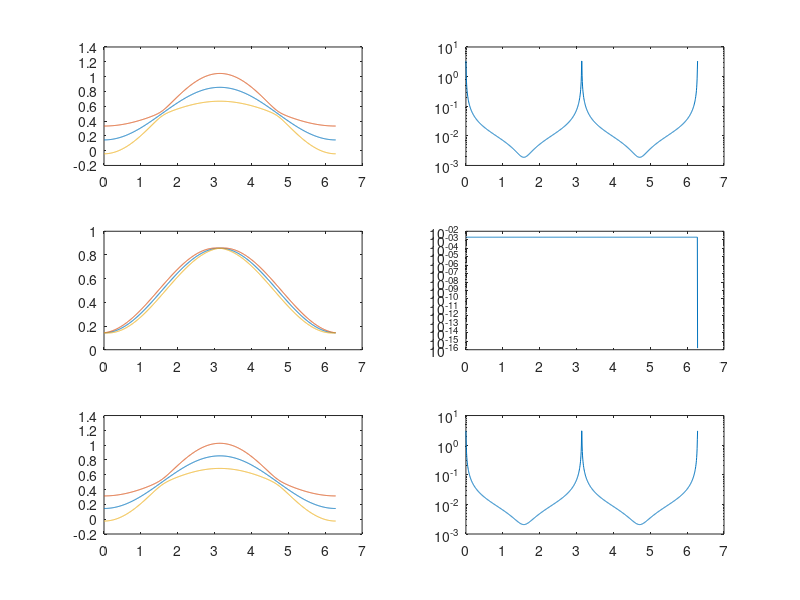

This figure's MATLAB source:
J = 50;
N = 2*J;


x = linspace(0, 2*pi, 1000);

subplot(3,2,1);
a = -0.9;
J_z = 2*a/(1+a^2)*sqrt(J*(J+1)/2) *cos(x);
D_jz = sqrt(cos(x).^2*J*(J+1)/2*(1-4*a^2/(1+a^2)^2) +sin(x).^2*a^2/(1+a^2))/sqrt(N);
Z = (N/2 + J_z)/N;
plot(x,Z,x,Z+D_jz/2,x,Z-D_jz/2);

subplot(3,2,2);
d_phi = abs(D_jz ./ gradient(J_z).*(2*pi/1000));
semilogy(x,d_phi);

subplot(3,2,3);
a = -1.0;
J_z = 2*a/(1+a^2)*sqrt(J*(J+1)/2) *cos(x);
D_jx = a/sqrt(1+a^2);
D_jz = sqrt(cos(x).^2*J*(J+1)/2*(1-4*a^2/(1+a^2)^2) +sin(x).^2*a^2/(1+a^2))/sqrt(N);
Z = (N/2 + J_z)/N;
plot(x,Z,x,Z+D_jz/2,x,Z-D_jz/2);


subplot(3,2,4);
d_phi = abs(D_jz ./ gradient(J_z).*(2*pi/1000));
semilogy(x,d_phi);

subplot(3,2,5);
a = -1.1;
J_z = 2*a/(1+a^2)*sqrt(J*(J+1)/2) *cos(x);
D_jx = a/sqrt(1+a^2);
D_jz = sqrt(cos(x).^2*J*(J+1)/2*(1-4*a^2/(1+a^2)^2) +sin(x).^2*a^2/(1+a^2))/sqrt(N);
Z = (N/2 + J_z)/N;
plot(x,Z,x,Z+D_jz/2,x,Z-D_jz/2);

subplot(3,2,6);
d_phi = abs(D_jz ./ gradient(J_z).*(2*pi/1000));
semilogy(x,d_phi);

